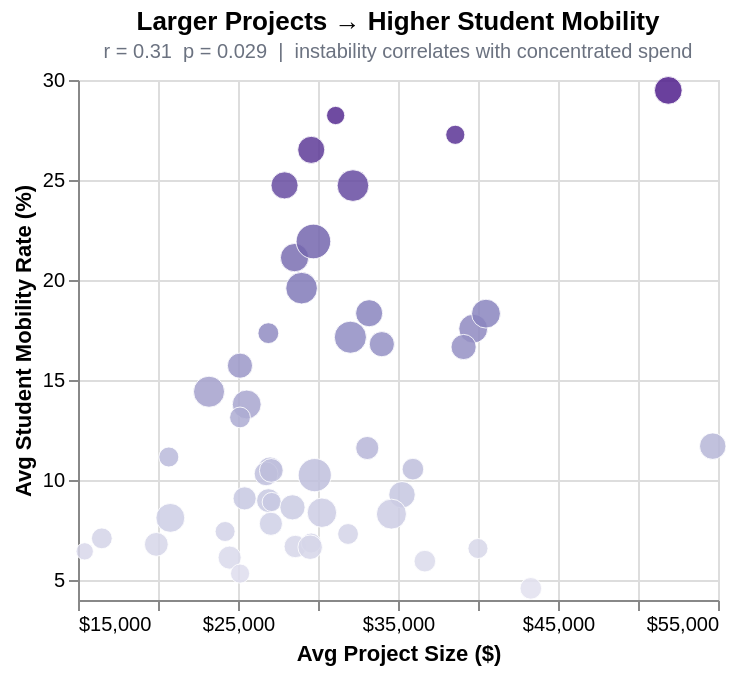

Notebook cell for this chart:
### Code cell
r3, p3 = rp("avg_project", "avg_mobility")

s3 = (
    alt.Chart(df)
    .mark_circle(size=90, opacity=0.85, stroke="white", strokeWidth=0.5)
    .encode(
        x=alt.X("avg_project:Q", title="Avg Project Size ($)",
                scale=alt.Scale(zero=False), axis=alt.Axis(format="$,.0f")),
        y=alt.Y("avg_mobility:Q", title="Avg Student Mobility Rate (%)",
                scale=alt.Scale(zero=False)),
        color=alt.condition(
            ward_sel,
            alt.Color("avg_mobility:Q", scale=alt.Scale(scheme="purples"), legend=None),
            alt.value(GRAY + "55"),
        ),
        size=alt.Size("num_schools:Q", scale=alt.Scale(range=[50, 300]), legend=None),
        tooltip=base_tt + [
            alt.Tooltip("avg_mobility:Q", title="Mobility (%)", format=".1f"),
        ],
    )
    .add_params(ward_sel)
    .properties(
        width=320, height=260,
        title=alt.TitleParams(
            text="Larger Projects → Higher Student Mobility",
            subtitle=f"r = {r3:.2f}  p = {p3:.3f}  |  instability correlates with concentrated spend",
            fontSize=13, subtitleFontSize=10, subtitleColor=GRAY,
        ),
    )
)

reg3 = s3.transform_regression("avg_project", "avg_mobility").mark_line(
    color="#7c3aed", strokeDash=[4, 3], strokeWidth=1.8, opacity=0.7
)

chart3 = s3 + reg3
chart3

### Figure 1 — Vega-Lite specification as saved in the notebook (floating-point values rounded to 4 significant figures)
{"config": {"view": {"continuousWidth": 300, "continuousHeight": 300}}, "layer": [{"mark": {"type": "circle", "opacity": 0.85, "size": 90, "stroke": "white", "strokeWidth": 0.5}, "encoding": {"color": {"condition": {"param": "param_1", "empty": true, "field": "avg_mobility", "legend": null, "scale": {"scheme": "purples"}, "type": "quantitative"}, "value": "#6b728055"}, "size": {"field": "num_schools", "legend": null, "scale": {"range": [50, 300]}, "type": "quantitative"}, "tooltip": [{"field": "ward", "title": "Ward", "type": "ordinal"}, {"field": "num_projects", "format": ",", "title": "# Projects", "type": "quantitative"}, {"field": "avg_project", "format": "$,.0f", "title": "Avg $/Project", "type": "quantitative"}, {"field": "avg_mobility", "format": ".1f", "title": "Mobility (%)", "type": "quantitative"}], "x": {"axis": {"format": "$,.0f"}, "field": "avg_project", "scale": {"zero": false}, "title": "Avg Project Size ($)", "type": "quantitative"}, "y": {"field": "avg_mobility", "scale": {"zero": false}, "title": "Avg Student Mobility Rate (%)", "type": "quantitative"}}, "name": "view_3", "title": {"text": "Larger Projects → Higher Student Mobility", "fontSize": 13, "subtitle": "r = 0.31  p = 0.029  |  instability correlates with concentrated spend", "subtitleColor": "#6b7280", "subtitleFontSize": 10}}, {"mark": {"type": "line", "color": "#7c3aed", "opacity": 0.7, "strokeDash": [4, 3], "strokeWidth": 1.8}, "encoding": {"color": {"condition": {"param": "param_1", "empty": true, "field": "avg_mobility", "legend": null, "scale": {"scheme": "purples"}, "type": "quantitative"}, "value": "#6b728055"}, "size": {"field": "num_schools", "legend": null, "scale": {"range": [50, 300]}, "type": "quantitative"}, "tooltip": [{"field": "ward", "title": "Ward", "type": "ordinal"}, {"field": "num_projects", "format": ",", "title": "# Projects", "type": "quantitative"}, {"field": "avg_project", "format": "$,.0f", "title": "Avg $/Project", "type": "quantitative"}, {"field": "avg_mobility", "format": ".1f", "title": "Mobility (%)", "type": "quantitative"}], "x": {"axis": {"format": "$,.0f"}, "field": "avg_project", "scale": {"zero": false}, "title": "Avg Project Size ($)", "type": "quantitative"}, "y": {"field": "avg_mobility", "scale": {"zero": false}, "title": "Avg Student Mobility Rate (%)", "type": "quantitative"}}, "title": {"text": "Larger Projects → Higher Student Mobility", "fontSize": 13, "subtitle": "r = 0.31  p = 0.029  |  instability correlates with concentrated spend", "subtitleColor": "#6b7280", "subtitleFontSize": 10}, "transform": [{"on": "avg_project", "regression": "avg_mobility"}]}], "data": {"name": "data-7976b6d90120ed44ddefd6cf8921d1f2"}, "height": 260, "params": [{"name": "param_1", "select": {"type": "point", "fields": ["ward"]}, "views": ["view_3"]}], "width": 320, "$schema": "https://vega.github.io/schema/vega-lite/v5.20.1.json", "datasets": {"data-7976b6d90120ed44ddefd6cf8921d1f2": [{"ward": 1, "total_spending": 16340000.0, "num_projects": 605, "avg_project": 27000.0, "median_project": 6874.0, "num_schools": 12, "avg_attendance": 86.9, "avg_truancy": 40.99, "avg_mobility": 10.54, "avg_grad_rate": 77.6, "avg_suspension": 5.4, "centroid_lon": -87.69, "centroid_lat": 41.91}, {"ward": 2, "total_spending": 16130000.0, "num_projects": 596, "avg_project": 27060.0, "median_project": 10970.0, "num_schools": 10, "avg_attendance": 86.9, "avg_truancy": 42.24, "avg_mobility": 7.811, "avg_grad_rate": 90.17, "avg_suspension": 5.4, "centroid_lon": -87.65, "centroid_lat": 41.91}, {"ward": 3, "total_spending": 16240000.0, "num_projects": 549, "avg_project": 29580.0, "median_project": 14720.0, "num_schools": 16, "avg_attendance": 86.9, "avg_truancy": 62.69, "avg_mobility": 26.51, "avg_grad_rate": 78.84, "avg_suspension": 5.4, "centroid_lon": -87.63, "centroid_lat": 41.82}, {"ward": 4, "total_spending": 16310000.0, "num_projects": 493, "avg_project": 33080.0, "median_project": 22270.0, "num_schools": 10, "avg_attendance": 86.9, "avg_truancy": 45.57, "avg_mobility": 11.6, "avg_grad_rate": 84.8, "avg_suspension": 5.4, "centroid_lon": -87.61, "centroid_lat": 41.84}, {"ward": 5, "total_spending": 15690000.0, "num_projects": 287, "avg_project": 54670.0, "median_project": 28890.0, "num_schools": 15, "avg_attendance": 86.9, "avg_truancy": 49.38, "avg_mobility": 11.69, "avg_grad_rate": 87.97, "avg_suspension": 5.4, "centroid_lon": -87.58, "centroid_lat": 41.78}, {"ward": 6, "total_spending": 16350000.0, "num_projects": 315, "avg_project": 51890.0, "median_project": 30820.0, "num_schools": 17, "avg_attendance": 86.9, "avg_truancy": 53.09, "avg_mobility": 29.48, "avg_grad_rate": 23.3, "avg_suspension": 5.4, "centroid_lon": -87.63, "centroid_lat": 41.76}, {"ward": 7, "total_spending": 15770000.0, "num_projects": 475, "avg_project": 33200.0, "median_project": 12250.0, "num_schools": 16, "avg_attendance": 86.9, "avg_truancy": 52.84, "avg_mobility": 18.34, "avg_grad_rate": 58.15, "avg_suspension": 5.4, "centroid_lon": -87.56, "centroid_lat": 41.75}, {"ward": 8, "total_spending": 16350000.0, "num_projects": 508, "avg_project": 32180.0, "median_project": 13910.0, "num_schools": 24, "avg_attendance": 86.9, "avg_truancy": 51.8, "avg_mobility": 24.72, "avg_grad_rate": 74.78, "avg_suspension": 5.4, "centroid_lon": -87.59, "centroid_lat": 41.74}, {"ward": 9, "total_spending": 16360000.0, "num_projects": 412, "avg_project": 39700.0, "median_project": 36180.0, "num_schools": 19, "avg_attendance": 86.9, "avg_truancy": 56.39, "avg_mobility": 17.57, "avg_grad_rate": 81.72, "avg_suspension": 5.4, "centroid_lon": -87.62, "centroid_lat": 41.68}, {"ward": 10, "total_spending": 16270000.0, "num_projects": 608, "avg_project": 26750.0, "median_project": 12960.0, "num_schools": 11, "avg_attendance": 86.9, "avg_truancy": 47.6, "avg_mobility": 10.31, "avg_grad_rate": 82.1, "avg_suspension": 5.4, "centroid_lon": -87.55, "centroid_lat": 41.71}, {"ward": 11, "total_spending": 15850000.0, "num_projects": 589, "avg_project": 26910.0, "median_project": 9094.0, "num_schools": 11, "avg_attendance": 86.9, "avg_truancy": 33.43, "avg_mobility": 8.97, "avg_grad_rate": 91.0, "avg_suspension": 5.4, "centroid_lon": -87.65, "centroid_lat": 41.84}, {"ward": 12, "total_spending": 16300000.0, "num_projects": 638, "avg_project": 25540.0, "median_project": 5992.0, "num_schools": 19, "avg_attendance": 86.9, "avg_truancy": 43.86, "avg_mobility": 13.78, "avg_grad_rate": 79.2, "avg_suspension": 5.4, "centroid_lon": -87.69, "centroid_lat": 41.83}, {"ward": 13, "total_spending": 16380000.0, "num_projects": 1062, "avg_project": 15420.0, "median_project": 3762.0, "num_schools": 3, "avg_attendance": 86.9, "avg_truancy": 38.07, "avg_mobility": 6.433, "avg_grad_rate": null, "avg_suspension": 5.4, "centroid_lon": -87.75, "centroid_lat": 41.78}, {"ward": 14, "total_spending": 16370000.0, "num_projects": 788, "avg_project": 20770.0, "median_project": 7433.0, "num_schools": 19, "avg_attendance": 86.9, "avg_truancy": 43.49, "avg_mobility": 8.106, "avg_grad_rate": 86.81, "avg_suspension": 5.4, "centroid_lon": -87.74, "centroid_lat": 41.8}, {"ward": 15, "total_spending": 15640000.0, "num_projects": 525, "avg_project": 29800.0, "median_project": 11730.0, "num_schools": 27, "avg_attendance": 86.9, "avg_truancy": 42.88, "avg_mobility": 10.24, "avg_grad_rate": 67.3, "avg_suspension": 5.4, "centroid_lon": -87.68, "centroid_lat": 41.8}, {"ward": 16, "total_spending": 16080000.0, "num_projects": 473, "avg_project": 33990.0, "median_project": 18070.0, "num_schools": 13, "avg_attendance": 86.9, "avg_truancy": 52.42, "avg_mobility": 16.79, "avg_grad_rate": 52.7, "avg_suspension": 5.4, "centroid_lon": -87.67, "centroid_lat": 41.78}, {"ward": 17, "total_spending": 16030000.0, "num_projects": 410, "avg_project": 39100.0, "median_project": 24800.0, "num_schools": 13, "avg_attendance": 86.9, "avg_truancy": 47.85, "avg_mobility": 16.65, "avg_grad_rate": 64.83, "avg_suspension": 5.4, "centroid_lon": -87.67, "centroid_lat": 41.76}, {"ward": 18, "total_spending": 16210000.0, "num_projects": 460, "avg_project": 35250.0, "median_project": 32460.0, "num_schools": 15, "avg_attendance": 86.9, "avg_truancy": 41.5, "avg_mobility": 9.262, "avg_grad_rate": 80.5, "avg_suspension": 5.4, "centroid_lon": -87.71, "centroid_lat": 41.75}, {"ward": 19, "total_spending": 16190000.0, "num_projects": 374, "avg_project": 43300.0, "median_project": 42440.0, "num_schools": 8, "avg_attendance": 86.9, "avg_truancy": 20.86, "avg_mobility": 4.583, "avg_grad_rate": 71.6, "avg_suspension": 5.4, "centroid_lon": -87.7, "centroid_lat": 41.7}, {"ward": 20, "total_spending": 16120000.0, "num_projects": 398, "avg_project": 40500.0, "median_project": 26470.0, "num_schools": 19, "avg_attendance": 86.9, "avg_truancy": 51.53, "avg_mobility": 18.32, "avg_grad_rate": 74.5, "avg_suspension": 5.4, "centroid_lon": -87.63, "centroid_lat": 41.79}, {"ward": 21, "total_spending": 16160000.0, "num_projects": 697, "avg_project": 23190.0, "median_project": 9540.0, "num_schools": 23, "avg_attendance": 86.9, "avg_truancy": 46.98, "avg_mobility": 14.41, "avg_grad_rate": 73.05, "avg_suspension": 5.4, "centroid_lon": -87.64, "centroid_lat": 41.73}, {"ward": 22, "total_spending": 15680000.0, "num_projects": 617, "avg_project": 25410.0, "median_project": 11720.0, "num_schools": 10, "avg_attendance": 86.9, "avg_truancy": 46.11, "avg_mobility": 9.08, "avg_grad_rate": 73.3, "avg_suspension": 5.4, "centroid_lon": -87.73, "centroid_lat": 41.83}, {"ward": 23, "total_spending": 16240000.0, "num_projects": 985, "avg_project": 16490.0, "median_project": 4700.0, "num_schools": 7, "avg_attendance": 86.9, "avg_truancy": 37.75, "avg_mobility": 7.083, "avg_grad_rate": 77.3, "avg_suspension": 5.4, "centroid_lon": -87.75, "centroid_lat": 41.79}, {"ward": 24, "total_spending": 15920000.0, "num_projects": 497, "avg_project": 32020.0, "median_project": 10540.0, "num_schools": 25, "avg_attendance": 86.9, "avg_truancy": 55.1, "avg_mobility": 17.14, "avg_grad_rate": 72.28, "avg_suspension": 5.4, "centroid_lon": -87.71, "centroid_lat": 41.86}, {"ward": 25, "total_spending": 16360000.0, "num_projects": 541, "avg_project": 30250.0, "median_project": 12400.0, "num_schools": 20, "avg_attendance": 86.9, "avg_truancy": 36.92, "avg_mobility": 8.364, "avg_grad_rate": 89.0, "avg_suspension": 5.4, "centroid_lon": -87.65, "centroid_lat": 41.86}, {"ward": 26, "total_spending": 15960000.0, "num_projects": 572, "avg_project": 27910.0, "median_project": 12610.0, "num_schools": 16, "avg_attendance": 86.9, "avg_truancy": 50.41, "avg_mobility": 24.73, "avg_grad_rate": 86.57, "avg_suspension": 5.4, "centroid_lon": -87.71, "centroid_lat": 41.91}, {"ward": 27, "total_spending": 16150000.0, "num_projects": 467, "avg_project": 34590.0, "median_project": 18440.0, "num_schools": 21, "avg_attendance": 86.9, "avg_truancy": 46.53, "avg_mobility": 8.294, "avg_grad_rate": 71.22, "avg_suspension": 5.4, "centroid_lon": -87.67, "centroid_lat": 41.89}, {"ward": 28, "total_spending": 15990000.0, "num_projects": 552, "avg_project": 28970.0, "median_project": 6444.0, "num_schools": 24, "avg_attendance": 86.9, "avg_truancy": 51.93, "avg_mobility": 19.59, "avg_grad_rate": 75.1, "avg_suspension": 5.4, "centroid_lon": -87.71, "centroid_lat": 41.88}, {"ward": 29, "total_spending": 16180000.0, "num_projects": 597, "avg_project": 27110.0, "median_project": 14800.0, "num_schools": 5, "avg_attendance": 86.9, "avg_truancy": 39.02, "avg_mobility": 8.9, "avg_grad_rate": null, "avg_suspension": 5.4, "centroid_lon": -87.78, "centroid_lat": 41.91}, {"ward": 30, "total_spending": 16310000.0, "num_projects": 789, "avg_project": 20680.0, "median_project": 7500.0, "num_schools": 6, "avg_attendance": 86.9, "avg_truancy": 47.5, "avg_mobility": 11.15, "avg_grad_rate": 71.9, "avg_suspension": 5.4, "centroid_lon": -87.76, "centroid_lat": 41.94}, {"ward": 31, "total_spending": 15980000.0, "num_projects": 590, "avg_project": 27080.0, "median_project": 8956.0, "num_schools": 11, "avg_attendance": 86.9, "avg_truancy": 47.16, "avg_mobility": 10.48, "avg_grad_rate": 80.9, "avg_suspension": 5.4, "centroid_lon": -87.75, "centroid_lat": 41.93}, {"ward": 32, "total_spending": 16200000.0, "num_projects": 567, "avg_project": 28580.0, "median_project": 17030.0, "num_schools": 9, "avg_attendance": 86.9, "avg_truancy": 32.72, "avg_mobility": 6.675, "avg_grad_rate": 89.4, "avg_suspension": 5.4, "centroid_lon": -87.69, "centroid_lat": 41.93}, {"ward": 33, "total_spending": 16280000.0, "num_projects": 573, "avg_project": 28410.0, "median_project": 12650.0, "num_schools": 13, "avg_attendance": 86.9, "avg_truancy": 30.95, "avg_mobility": 8.633, "avg_grad_rate": 83.8, "avg_suspension": 5.4, "centroid_lon": -87.7, "centroid_lat": 41.96}, {"ward": 34, "total_spending": 15090000.0, "num_projects": 529, "avg_project": 28530.0, "median_project": 14800.0, "num_schools": 18, "avg_attendance": 86.9, "avg_truancy": 54.64, "avg_mobility": 21.12, "avg_grad_rate": 57.25, "avg_suspension": 5.4, "centroid_lon": -87.65, "centroid_lat": 41.68}, {"ward": 35, "total_spending": 15900000.0, "num_projects": 633, "avg_project": 25120.0, "median_project": 6817.0, "num_schools": 13, "avg_attendance": 86.9, "avg_truancy": 43.78, "avg_mobility": 15.72, "avg_grad_rate": 84.13, "avg_suspension": 5.4, "centroid_lon": -87.72, "centroid_lat": 41.94}, {"ward": 36, "total_spending": 16200000.0, "num_projects": 662, "avg_project": 24480.0, "median_project": 10490.0, "num_schools": 10, "avg_attendance": 86.9, "avg_truancy": 39.36, "avg_mobility": 6.12, "avg_grad_rate": 85.9, "avg_suspension": 5.4, "centroid_lon": -87.78, "centroid_lat": 41.93}, {"ward": 37, "total_spending": 15930000.0, "num_projects": 536, "avg_project": 29710.0, "median_project": 13540.0, "num_schools": 30, "avg_attendance": 86.9, "avg_truancy": 58.33, "avg_mobility": 21.93, "avg_grad_rate": 71.8, "avg_suspension": 5.4, "centroid_lon": -87.75, "centroid_lat": 41.9}, {"ward": 38, "total_spending": 16000000.0, "num_projects": 541, "avg_project": 29570.0, "median_project": 23500.0, "num_schools": 6, "avg_attendance": 86.9, "avg_truancy": 26.78, "avg_mobility": 6.85, "avg_grad_rate": null, "avg_suspension": 5.4, "centroid_lon": -87.81, "centroid_lat": 41.95}, {"ward": 39, "total_spending": 16180000.0, "num_projects": 441, "avg_project": 36680.0, "median_project": 26630.0, "num_schools": 8, "avg_attendance": 86.9, "avg_truancy": 23.81, "avg_mobility": 5.943, "avg_grad_rate": 48.4, "avg_suspension": 5.4, "centroid_lon": -87.74, "centroid_lat": 41.98}, {"ward": 40, "total_spending": 15970000.0, "num_projects": 501, "avg_project": 31880.0, "median_project": 13150.0, "num_schools": 7, "avg_attendance": 86.9, "avg_truancy": 33.01, "avg_mobility": 7.3, "avg_grad_rate": 88.43, "avg_suspension": 5.4, "centroid_lon": -87.69, "centroid_lat": 41.98}, {"ward": 41, "total_spending": 16360000.0, "num_projects": 409, "avg_project": 40000.0, "median_project": 36810.0, "num_schools": 6, "avg_attendance": 86.9, "avg_truancy": 19.55, "avg_mobility": 6.575, "avg_grad_rate": null, "avg_suspension": 5.4, "centroid_lon": -87.84, "centroid_lat": 41.99}, {"ward": 42, "total_spending": 15960000.0, "num_projects": 513, "avg_project": 31100.0, "median_project": 18900.0, "num_schools": 4, "avg_attendance": 86.9, "avg_truancy": 56.48, "avg_mobility": 28.23, "avg_grad_rate": 95.3, "avg_suspension": 5.4, "centroid_lon": -87.62, "centroid_lat": 41.89}, {"ward": 43, "total_spending": 15630000.0, "num_projects": 646, "avg_project": 24190.0, "median_project": 10020.0, "num_schools": 6, "avg_attendance": 86.9, "avg_truancy": 30.22, "avg_mobility": 7.425, "avg_grad_rate": 98.4, "avg_suspension": 5.4, "centroid_lon": -87.63, "centroid_lat": 41.92}, {"ward": 44, "total_spending": 16080000.0, "num_projects": 640, "avg_project": 25130.0, "median_project": 9945.0, "num_schools": 5, "avg_attendance": 86.9, "avg_truancy": 18.14, "avg_mobility": 5.32, "avg_grad_rate": null, "avg_suspension": 5.4, "centroid_lon": -87.64, "centroid_lat": 41.94}, {"ward": 45, "total_spending": 16140000.0, "num_projects": 547, "avg_project": 29510.0, "median_project": 12420.0, "num_schools": 12, "avg_attendance": 86.9, "avg_truancy": 30.34, "avg_mobility": 6.64, "avg_grad_rate": 91.05, "avg_suspension": 5.4, "centroid_lon": -87.76, "centroid_lat": 41.97}, {"ward": 46, "total_spending": 16200000.0, "num_projects": 420, "avg_project": 38580.0, "median_project": 13560.0, "num_schools": 5, "avg_attendance": 86.9, "avg_truancy": 53.22, "avg_mobility": 27.26, "avg_grad_rate": 70.0, "avg_suspension": 5.4, "centroid_lon": -87.64, "centroid_lat": 41.96}, {"ward": 47, "total_spending": 16150000.0, "num_projects": 812, "avg_project": 19900.0, "median_project": 6375.0, "num_schools": 11, "avg_attendance": 86.9, "avg_truancy": 24.08, "avg_mobility": 6.782, "avg_grad_rate": 88.5, "avg_suspension": 5.4, "centroid_lon": -87.68, "centroid_lat": 41.96}, {"ward": 48, "total_spending": 15530000.0, "num_projects": 618, "avg_project": 25130.0, "median_project": 9175.0, "num_schools": 7, "avg_attendance": 86.9, "avg_truancy": 34.06, "avg_mobility": 13.13, "avg_grad_rate": 85.4, "avg_suspension": 5.4, "centroid_lon": -87.66, "centroid_lat": 41.99}, {"ward": 49, "total_spending": 16300000.0, "num_projects": 606, "avg_project": 26900.0, "median_project": 12120.0, "num_schools": 7, "avg_attendance": 86.9, "avg_truancy": 36.76, "avg_mobility": 17.34, "avg_grad_rate": 74.45, "avg_suspension": 5.4, "centroid_lon": -87.67, "centroid_lat": 42.01}, {"ward": 50, "total_spending": 15990000.0, "num_projects": 445, "avg_project": 35930.0, "median_project": 29300.0, "num_schools": 8, "avg_attendance": 86.9, "avg_truancy": 29.22, "avg_mobility": 10.54, "avg_grad_rate": 88.2, "avg_suspension": 5.4, "centroid_lon": -87.7, "centroid_lat": 42.0}]}}
